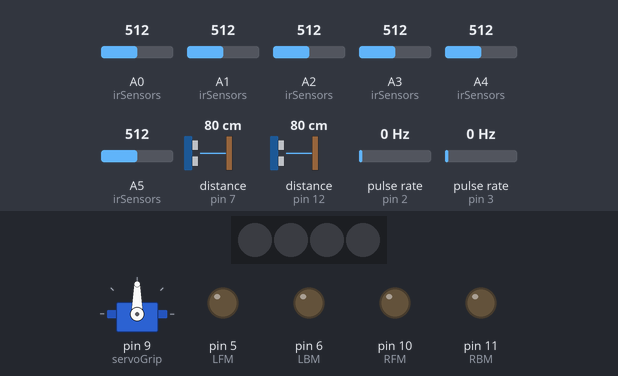
Bench run of a sketch on a simulated Arduino Nano, built with avr-gcc and run on an emulated ATmega328P. Parts: servo, 4 RGB LEDs in strip order, left to right, output pins drawn as LEDs (lit = HIGH). Wiring (inferred from the names in the program): 2 × ultrasonic range finder: trigger pin 4, echo pin 12 / trigger pin 8, echo pin 7; 2 × pulse sensor: data pin 2 / data pin 3; servo: signal pin 9. Dashed ring = blinking. The test bench sets the inputs (shaded band); at power-on: distance to the obstacle (sensors on pin 12, pin 7) 80 cm, pulse rate (sensors on pin 3, pin 2) 0 Hz, A0 (irSensors) = 512, A1 (irSensors) = 512, A2 (irSensors) = 512, A3 (irSensors) = 512, A4 (irSensors) = 512, A5 (irSensors) = 512. The echo pulse lasts 58.3 µs per cm; the strip is taken to match the declared colour order; servo pulses on a pin are drawn as a servo (544–2400 µs = 0–180°); pins used as bus, display or sensor lines are not drawn.

Above: at 1.3 s.
1.4 s: distance to the obstacle (sensor on pin 12) set to 26 cm
2.9 s: distance to the obstacle (sensor on pin 12) set to 21 cm
At 4.4 s:
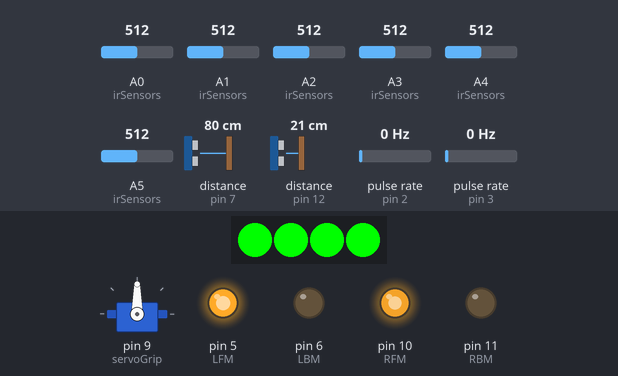
4.7 s: pulse rate (sensor on pin 3) set to 50 Hz
At 7.2 s:
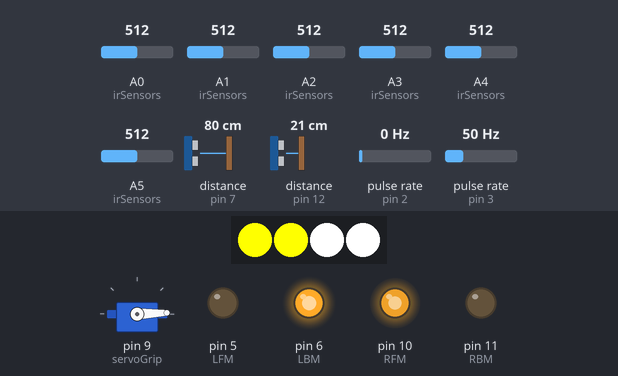
7.5 s: pulse rate (sensor on pin 2) set to 50 Hz
At 9.38 s:
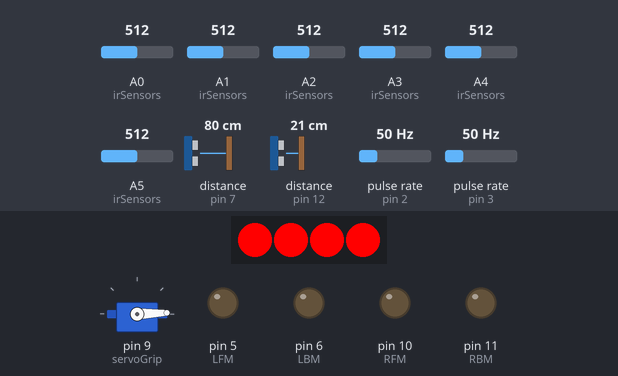
10.5 s: distance to the obstacle (sensor on pin 7) set to 2 cm
At 12.9 s:
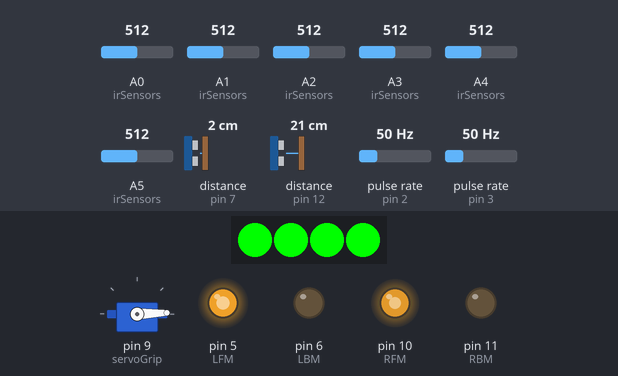
13.2 s: distance to the obstacle (sensor on pin 12) set to 2 cm
At 13.56 s:
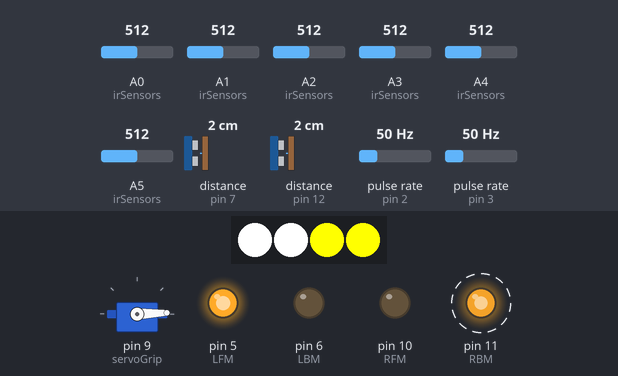
Timing chart, 0 to 17.2 s (numbered marks = the images above; inputs shaded):
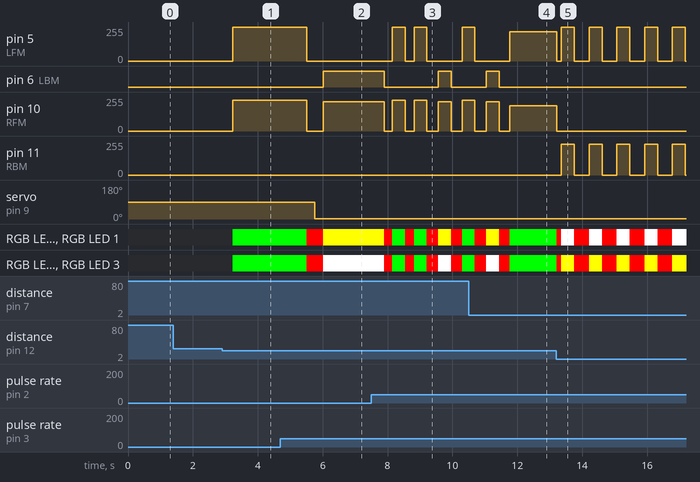

The sketch:

SolvingMaze.ino
```cpp
#include <Adafruit_NeoPixel.h> // Library for LEDs control

#define LFM 5 // LFM = Left Forward Motor A2
#define LBM 6 // LBM = Left Backward Motor A1
#define RFM 10 // RFM = Right Forward Motor B1
#define RBM 11 // RBM = Right Backward Motor B2

#define encoderRM 2 // Encoder Right Motor
#define encoderLM 3 // Encoder Left Motor

#define frontTrig 4 // Ultrasonic sensor trigger front
#define frontEcho 12 // Ultrasonic sensor echo front


#define leftTrig 8 // Ultrasonic sensor trigger left
#define leftEcho 7 // Ultrasonic sensor echo left

#define servoGrip 9 // Servo used for the gripper

//ir1-ir6 - IR sensors starting from the left side
#define ir1 A0
#define ir2 A1
#define ir3 A2
#define ir4 A3
#define ir5 A4
#define ir6 A5
#define ir7 A6
#define ir8 A7

int irSensors[8] = {ir1, ir2, ir3, ir4, ir5, ir6, ir7, ir8};
boolean irValues[8];

const int minPulseWidth = 500; // Minimum pulse width for servo
const int maxPulseWidth = 2500; // Maximum pulse width for servo


float distanceFront, distanceLeft; // Variables to store distance left and distance front values

bool waitingStart = true; // The initial state of the robot, robot will wait until it detects object in front of it, then it will start sequence
bool startSequence = false; // Initialize the starting state as false, so that the robot will only start if distance condition met
bool endDetected = false; // Initialize the ending state as false, so that the robot will only release the object if it detects the end sign

bool turnedRight = false; // Variable for turning state. If the robot turn right or adjust itself to the right wall, this variable is set to true.
                          //If the robot move forward, move backward, turn left or adjust itself to the left wall, it will be set to false

volatile int countRM = 0; // Variable to count the number of ticks the robot moved with right motor
volatile int countLM = 0; // Variable to count the number of ticks the robot moved with left motor

// Define the number of NeoPixel LEDs and the pin they are connected to
#define NUM_PIXELS 4
#define NEOPIN 13

// Define RGB colors using Adafruit_NeoPixel library
#define RED pixels.Color(255, 0, 0)
#define GREEN pixels.Color(0, 255, 0)
#define BLUE pixels.Color(0, 0, 255)
#define YELLOW pixels.Color(255, 255, 0)
#define WHITE pixels.Color(255, 255, 255)
#define OFF pixels.Color(0, 0, 0)

int colorValues[] = {0, 0, 0, 0, 0, 0};

// Initialize NeoPixel object with defined number of pixels and pin
Adafruit_NeoPixel pixels(NUM_PIXELS, NEOPIN, NEO_RGB + NEO_KHZ800);

void setup()
{
  Serial.begin(9600); // Initialize serial communication at a baud rate of 9600 bits per second. This helps to use Serial.print

  // Initialize the motors
  pinMode(LFM, OUTPUT);
  pinMode(LBM, OUTPUT);
  pinMode(RFM, OUTPUT);
  pinMode(RBM, OUTPUT);

  pinMode(servoGrip, OUTPUT);

  // Initialize the gripper
  for (int i = 0; i < 4; i++)
  {
    gripOpen();
  }

  gripOpen();

  // Initialize the ultrasonic sensors
  pinMode(frontTrig, OUTPUT);
  pinMode(frontEcho, INPUT);

  pinMode(leftTrig, OUTPUT);
  pinMode(leftEcho, INPUT);

  // Initialize the rotation sensors
  pinMode(encoderRM, INPUT);
  pinMode(encoderLM, INPUT);

  //  attachInterrupt(): This is a function used to attach an interrupt to a specific digital pin.
  //  digitalPinToInterrupt(encoderRM): This function translates the digital pin number (encoderRM. updateLM) to the corresponding interrupt number used by the microcontroller.
  //  updateRM, updateLM: Name of the functions that will be called when the interrupt is triggered.
  //  CHANGE: This parameter specifies the type of change that triggers the interrupt.
  attachInterrupt(digitalPinToInterrupt(encoderRM), updateRM, CHANGE);
  attachInterrupt(digitalPinToInterrupt(encoderLM), updateLM, CHANGE);

  pixels.begin(); // Initialize NeoPixel LEDs

  lightsOff(); // The initial state of LEDS are off
}

void loop()
{
  // The code for awaiting the start;
  // If the robot sees an object in front of it, it starts
  if (waitingStart)
  {
    startLights(4);
    querySensors();
    if (distanceFront < 23)
    {
        waitingStart = false;
        startSequence = true;
    }

    return wait(100);
  }

  // The start itself, the robot will move, pick up the object, turn left and move forward to enter the maze
  if (startSequence)
  {
    wait(200);

    moveForwardInTicks(80);
    wait(250);

    gripClose();
    wait(250);

    basicTurnLeft();
    wait(250);

    moveForwardInTicks(40);

    startSequence = false;

    return wait(250);
  }

  endDetected = allBlack();

  // The end sequence, if the robot detects the end square, it will open the gripper, release object and move backwards a bit
  if (endDetected)
  {
    moveStop();

    gripOpen();
    wait(150);

    moveBackwardInTicks(20);

    wait(150);
    gripClose();

    while (true)
        ;
  }

  // The main sequence
  querySensors();

  if (distanceLeft > 30 && distanceLeft < 300)
  {
    return turnLeft();
  }

  if (distanceLeft < 25 && distanceFront < 12)
  {
    return turnRight();
  }

  return moveForward();
}

// Stop the motors before performing an action to prevent accidents or collisions
void moveStop()
{
  stopLights();
  digitalWrite(RFM, LOW);
  digitalWrite(LFM, LOW);
  digitalWrite(RBM, LOW);
  digitalWrite(LBM, LOW);
}

// The function defines the behaviour of the car when it is going forward
// it adjusts the car so that it is constantly around 8.2 cm away from the wall
void moveForward()
{
  forwardLights();
  querySensors();

  // Adjust the robot a bit to the left wall
  if(distanceLeft > 9.2 && distanceLeft < 300)
  {
    forwardLights();
    analogWrite(RFM, 199); // I'm a bit confused here,isn't the RFM supposed to have higher value than LFM? Cuz I think it try to adjust to left wall
    analogWrite(LFM, 220);
    analogWrite(LBM, 0);
    analogWrite(RBM, 0);
  }
  // Adjust the robot a bit to the right wall
  else if (distanceLeft < 7.2)
  {
    forwardLights();
    analogWrite(RFM, 189);
    analogWrite(LFM, 220);
    analogWrite(LBM, 0);
    analogWrite(RBM, 0);
  }
  // Make the robot move forward
  else
  {
    forwardLights();
    analogWrite(RFM, 230);
    analogWrite(LFM, 255);
    analogWrite(LBM, 0);
    analogWrite(RBM, 0);
  }

  turnedRight = false;

  endDetected = allBlack();
}

// Move the robot forward in a desired ticks
void moveForwardInTicks(int ticks)
{
  forwardLights(); // Activate the light indicating that the robot is moving forward
  resetCounters();

  while (countLM < ticks)
  {
    forwardLights();
    analogWrite(RFM, 230);
    analogWrite(LFM, 255);
    analogWrite(LBM, 0);
    analogWrite(RBM, 0);
  }

  turnedRight = false; // Indicate that the robot did not turn right
  endDetected = allBlack(); // Check if all infrared sensors detect black (indicating the end of a track or maze), updating a flag accordingly

  moveStop();
}

// Move the robot backward in a desired ticks
void moveBackwardInTicks(int ticks)
{
  resetCounters();

  while (countRM < ticks)
  {
    analogWrite(RBM, 225);
    analogWrite(LBM, 255);
    analogWrite(LFM, 0);
    analogWrite(RFM, 0);
  }

  turnedRight = false;
  endDetected = allBlack();

  moveStop();

  setServoAngle(2, servoGrip); // Ensure that the gripper is closed
}

// Execute a right turn
void turnRight()
{
  turnLights(); // Activate the light indicating that the robot is turning
  querySensors();

  moveStop();
  wait(150);

  //  Check if the left distance is less than 10 centimeters or if the robot has already executed a right turn
  //  If either condition is met, the robot performs a basic right turn
  //  Otherwise, it adjusts its position relative to the wall using the adjustToWall() function
  if(distanceLeft < 10 || turnedRight)
  {
    turnLights();
    basicTurnRight();
    turnedRight = true;
  }
  else
  {
    turnLights();
    adjustToWall();
  }

  wait(150);

  querySensors();

  // Check if there is sufficient space in front of the robot to move forward after completing the turn
  if (distanceFront > 15)
  {
    wait(150);
    moveForwardInTicks(30);
  }

  return wait(150);
}

// Execute a left turn
void turnLeft()
{
  leftLights(); // Activate the light indicating that the robot is turning
  moveForwardInTicks(40); // Move forward a bit before turning left to prevent being stuck
  wait(350);

  leftLights();
  basicTurnLeft();
  wait(155);

  querySensors();

  // Check if there is sufficient space in front of the robot to move forward after completing the turn
  if (distanceFront > 25)
  {
    moveForwardInTicks(40);
  }

  turnedRight = false;

  return wait(150);
}

// Execute a basic left turn
void basicTurnLeft()
{
  leftLights();
  moveStop();
  resetCounters(); // Reset counters used to keep track of motor movements or encoder pulses, ensuring accurate measurement of the turn's completion

  while (countRM < 40) // Continue executing motor commands until the right motor's count reaches a predetermined value
  {
    leftLights();
    analogWrite(RFM, 220);
    analogWrite(LBM, 255);
    analogWrite(LFM, 0);
    analogWrite(RBM, 0);
  }

  moveStop();
}

// Execute a basic right turn
void basicTurnRight()
{
  turnLights();
  moveStop();
  resetCounters();

  while (countLM < 40)
  {
    turnLights();
    analogWrite(LFM, 255);
    analogWrite(RBM, 230);
    analogWrite(LBM, 0);
    analogWrite(RFM, 0);
  }

  moveStop();
}

// While performing a right turn, the car might need to be adjusted to the wall
void adjustToWall()
{
  moveStop();
  resetCounters();

  while (countRM < 10)
  {
    analogWrite(RBM, 190);
  }

  moveStop();
  resetCounters();

  while (countRM < 12)
  {
    analogWrite(RBM, 225);
    analogWrite(LBM, 255);
  }

  moveStop();
  resetCounters();

  while (countRM < 12)
  {
    analogWrite(RFM, 190);
  }

  moveStop();
  resetCounters();

  while (countRM < 8)
  {
    analogWrite(RFM, 225);
    analogWrite(LFM, 255);
  }

  moveStop();
  resetCounters();
}

// sends the pulse;
// needs to be supplied with trigger and echo pins
// Measure the distance to an obstacle using ultrasonic sensors
float pulse(int proxTrig, int proxEcho)
{
  digitalWrite(proxTrig, HIGH); // Send a 10 microsecond pulse to the ultrasonic sensors by setting the trigger pin (proxTrig) to HIGH
  delayMicroseconds(10); // Ensure that the trigger pulse is sent properly
  digitalWrite(proxTrig, LOW); // After the delay, the trigger pin is set back to LOW to end the trigger pulse

  //Measure the duration of the echo pulse using the pulseIn function. It waits for the echo pin (proxEcho) to go HIGH and then measures the time until it goes LOW again
  float duration_us = pulseIn(proxEcho, HIGH);

  // The duration is converted to distance in centimeters by multiplying it by the speed of sound in air (approximately 0.034 centimeters per microsecond),
  // and then dividing by 2 since the pulse travels to the obstacle and back
  return duration_us * .017;
}

// Function to set gripper angle
void setServoAngle(int angle, int servoPin)
{
  int pulseWidth = map(angle, 0, 180, minPulseWidth, maxPulseWidth);
  digitalWrite(servoPin, HIGH); // Start the pulse
  delayMicroseconds(pulseWidth); // Wait for the pulse width
  digitalWrite(servoPin, LOW); // End the pulse
  delay(20); // wait for servo to settle
}

// Return forward distance in cm
float getFrontDistance()
{
    return round(pulse(frontTrig, frontEcho) * 100.0) / 100.0;
}

// Return left distance in cm
float getLeftDistance()
{
    return round(pulse(leftTrig, leftEcho) * 100.0) / 100.0;
}

float querySensors()
{
  distanceLeft = getLeftDistance(); // Retrieve the distance measured by the left sensor and assigns it to the variable distanceLeft
  distanceFront = getFrontDistance(); // Retrieve the distance measured by the front sensor and assigns it to the variable distanceFront
}

// Update an array irValues[] with the current readings from infrared (IR) sensors
void queryIRSensors()
{
  //The function sets irValues[] to the actual values
  for (int i = 0; i < 6; i++)
  {
    // If the reading is greater than 800, it sets the corresponding element in irValues[] to true,
    // indicating that the sensor detects an obstacle. Otherwise, it sets it to false
    irValues[i] = analogRead(irSensors[i]) > 800;
  }
}

// Check if all the infrared (IR) sensors detect an obstacle, indicating that the surface is entirely black
boolean allBlack()
{
  short sum = 0;
  queryIRSensors();
  for (int i = 0; i < 6; i++)
  {
    if (irValues[i])
    {
      sum++;
    }
  }
  // After iterating through all the sensors, it compares the value of sum with 6, which represents the total number of sensors
  // If sum equals 6, it means that all sensors detect obstacles
  return sum == 6;
}

// Reset the counters countRM and countLM to zero
void resetCounters()
{
  countRM = 0; // Reset the counter for the right motor
  countLM = 0; // Reset the counter for the left motor
}

// This function is called whenever there is a change in the state of the right motor encoder pin
// It increments the countRM variable by one to keep track of the number of encoder ticks on the right motor
void updateRM()
{
  noInterrupts();
  countRM++;
  interrupts();
}

// This function is called whenever there is a change in the state of the left motor encoder pin
// It increments the countLM variable by one to keep track of the number of encoder ticks on the left motor
void updateLM()
{
  noInterrupts();
  countLM++;
  interrupts();
}

// Open the gripper by setting the servo motor connected to the grip mechanism to an angle of 90 degrees
void gripOpen()
{
  setServoAngle(90, servoGrip);
}

// Close the gripper by setting the servo motor connected to the grip mechanism to an angle of 2 degrees
void gripClose()
{
  setServoAngle(2, servoGrip);
}

// Wait for an amount of time in milliseconds
// Used to eliminate the need of using the delay() function
void wait(int timeToWait)
{
  long time = millis();

  while (millis() < time + timeToWait)
        ;
}

// Function to set specific LEDs to represent left movement
void leftLights()
{
  pixels.setPixelColor(0, YELLOW);
  pixels.setPixelColor(1, YELLOW);
  pixels.setPixelColor(2, WHITE);
  pixels.setPixelColor(3, WHITE);
  pixels.show(); // Update LEDs with new colors
}

// Function to set all LEDs to represent turning movement
void turnLights()
{
  pixels.setPixelColor(0, WHITE);
  pixels.setPixelColor(1, WHITE);
  pixels.setPixelColor(2, YELLOW);
  pixels.setPixelColor(3, YELLOW);
  pixels.show(); // Update LEDs with new colors
}

// Function to set all LEDs to represent stopped movement
void stopLights()
{
  pixels.setPixelColor(0, RED);
  pixels.setPixelColor(1, RED);
  pixels.setPixelColor(2, RED);
  pixels.setPixelColor(3, RED);
  pixels.show(); // Update LEDs with new colors
}

// Function to set specific LED to represent starting movement
void startLights(int lightNR)
{
  pixels.setPixelColor(lightNR, BLUE);
  pixels.show(); // Update LEDs with new colors
}

// Function to set all LEDs to represent forward movement
void forwardLights()
{
  pixels.setPixelColor(0, GREEN);
  pixels.setPixelColor(1, GREEN);
  pixels.setPixelColor(2, GREEN);
  pixels.setPixelColor(3, GREEN);
  pixels.show(); // Update LEDs with new colors
}

// Function to set all LEDs to represent normal state
void normalLights()
{
  pixels.setPixelColor(0, WHITE);
  pixels.setPixelColor(1, WHITE);
  pixels.setPixelColor(2, WHITE);
  pixels.setPixelColor(3, WHITE);
  pixels.show(); // Update LEDs with new colors
}

// Function to set all LEDs to be turned off
void lightsOff()
{
  pixels.setPixelColor(0, OFF);
  pixels.setPixelColor(1, OFF);
  pixels.setPixelColor(2, OFF);
  pixels.setPixelColor(3, OFF);
  pixels.show(); // Update LEDs with new colors
}
```

Measured:
- the behaviour switches between 24 and 23 cm on distance to the obstacle (sensor on pin 12) (found by bisection; images 0 and 1)
- after the input at 1.4 s, every drawn part: stays the same
- after the input at 2.9 s, pin 5 (LFM): 0/255 → 255/255 after 0.34 s; pin 10 (RFM): 0/255 → 230/255 after 0.34 s; RGB LED 0–3: off → RGB(0, 255, 0) after 0.34 s
- after the input at 4.7 s, pin 5 (LFM): 255/255 → 0/255 after 0.80 s; pin 6 (LBM): LOW → HIGH after 1.3 s; pin 10 (RFM): 230/255 → 0/255 after 0.80 s, → 220/255 0.52 s later; servo on pin 9 (servoGrip): 90° → 2° after 1.1 s; RGB LED 0, RGB LED 1: RGB(0, 255, 0) → RGB(255, 0, 0) after 0.80 s, → RGB(255, 255, 0) 0.52 s later
- after the input at 7.5 s, pin 5 (LFM): goes 255/255 0.40 s, 0/255 0.26 s, 255/255 0.40 s, 0/255 1.1 s, then 255/255, starting after 0.65 s; pin 6 (LBM): HIGH → LOW after 0.40 s, → HIGH 1.7 s later, → LOW 0.40 s later
- after the input at 10.5 s, pin 6 (LBM): goes on until 11.4 s, then stays LOW
- after the input at 13.2 s, pin 5 (LFM): 220/255 → 0/255 at once, then repeats every 0.86 s: 255/255 0.40 s, 0/255 0.46 s; pin 10 (RFM): 189/255 → 0/255 at once
